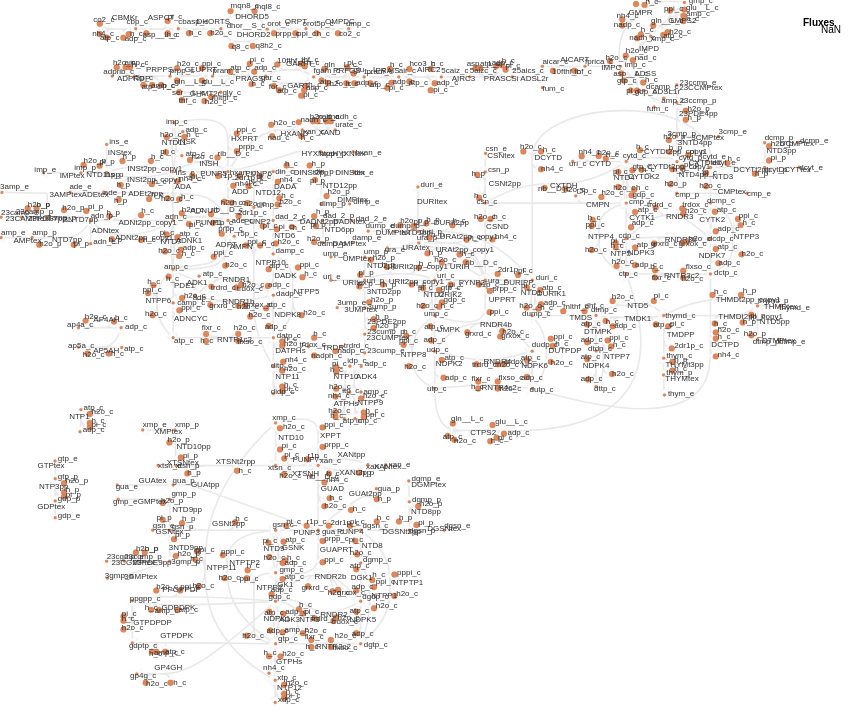

The specification (Vega-Lite) saved for this image:
### Vega specification from a JSON file in a GitHub repository (floating-point values rounded to 4 significant figures; data arrays with more than 128 entries replaced by an {"elided": "..."} marker saying what was removed)
{"$schema": "https://vega.github.io/schema/vega/v5.json", "width": 860, "height": 722.5, "padding": 0, "autosize": "none", "signals": [{"name": "mapMaxX", "value": 800}, {"name": "mapMaxY", "value": 702.5}, {"name": "legendWidth", "value": 40}, {"name": "legendPadding", "value": 20}, {"name": "signalHeight", "value": 20}, {"name": "signalPadding", "value": 0}, {"name": "metaboliteStrokeWidthData", "value": 0.1774}, {"name": "reactionStrokeWidthData", "value": 1.596}, {"name": "arrowHeadStrokeWidthData", "value": 0.08868}, {"name": "metaboliteFill", "value": "#e0885c"}, {"name": "metaboliteStroke", "value": "#a34610"}, {"name": "metaboliteLightFill", "value": "#F0C4AE"}, {"name": "metaboliteLightStroke", "value": "#D1A388"}, {"name": "labelColor", "value": "#333333"}, {"name": "reverseArrowHeadStrokeColor", "value": "#E9E9E9"}, {"name": "reverseArrowHeadFillColor", "value": "#ffffff"}, {"name": "hiddenColor", "value": "#E9E9E9"}, {"name": "Metabolite_labels", "value": true, "bind": {"input": "checkbox"}}, {"name": "Reaction_labels", "value": true, "bind": {"input": "checkbox"}}, {"name": "mapMaxWidth", "update": "width - legendWidth - legendPadding"}, {"name": "mapMaxHeight", "update": "height - signalHeight - signalPadding"}, {"name": "mapSize", "update": "mapMaxX / mapMaxWidth >  mapMaxY / mapMaxHeight ? [mapMaxWidth, mapMaxWidth / mapMaxX * mapMaxY] : [mapMaxHeight / mapMaxY * mapMaxX, mapMaxHeight]"}, {"name": "mapWidth", "update": "mapSize[0]"}, {"name": "mapHeight", "update": "mapSize[1]"}, {"name": "mapX", "update": "(mapMaxWidth - mapWidth)/2"}, {"name": "mapY", "update": "(mapMaxHeight - mapHeight)/2"}, {"name": "xrange", "update": "[mapX, mapWidth + mapX]"}, {"name": "yrange", "update": "[mapY, mapHeight + mapY]"}, {"name": "down", "value": null, "on": [{"events": "touchend", "update": "null"}, {"events": "mousedown, touchstart", "update": "xy()"}]}, {"name": "xcur", "value": null, "on": [{"events": "mousedown, touchstart, touchend", "update": "slice(xdom)"}]}, {"name": "ycur", "value": null, "on": [{"events": "mousedown, touchstart, touchend", "update": "slice(ydom)"}]}, {"name": "delta", "value": [0, 0], "on": [{"events": [{"source": "window", "type": "mousemove", "consume": true, "between": [{"type": "mousedown"}, {"source": "window", "type": "mouseup"}]}, {"type": "touchmove", "consume": true, "filter": "event.touches.length === 1"}], "update": "down ? [down[0]-x(), down[1]-y()] : [0,0]"}]}, {"name": "anchor", "value": [0, 0], "on": [{"events": "wheel", "update": "[invert('positionXScale', x()), invert('positionYScale', y())]"}, {"events": {"type": "touchstart", "filter": "event.touches.length===2"}, "update": "[(xdom[0] + xdom[1]) / 2, (ydom[0] + ydom[1]) / 2]"}]}, {"name": "zoom", "value": 1, "on": [{"events": "wheel!", "force": true, "update": "pow(1.001, event.deltaY * pow(16, event.deltaMode))"}, {"events": {"signal": "dist2"}, "force": true, "update": "dist1 / dist2"}]}, {"name": "dist1", "value": 0, "on": [{"events": {"type": "touchstart", "filter": "event.touches.length===2"}, "update": "pinchDistance(event)"}, {"events": {"signal": "dist2"}, "update": "dist2"}]}, {"name": "dist2", "value": 0, "on": [{"events": {"type": "touchmove", "consume": true, "filter": "event.touches.length===2"}, "update": "pinchDistance(event)"}]}, {"name": "xdom", "update": "slice([0, mapMaxX])", "on": [{"events": {"signal": "delta"}, "update": "[xcur[0] + span(xcur) * delta[0] / mapWidth, xcur[1] + span(xcur) * delta[0] / mapWidth]"}, {"events": {"signal": "zoom"}, "update": "[anchor[0] + (xdom[0] - anchor[0]) * zoom, anchor[0] + (xdom[1] - anchor[0]) * zoom]"}]}, {"name": "ydom", "update": "slice([0, mapMaxY])", "on": [{"events": {"signal": "delta"}, "update": "[ycur[0] + span(ycur) * delta[1] / mapHeight, ycur[1] + span(ycur) * delta[1] / mapHeight]"}, {"events": {"signal": "zoom"}, "update": "[anchor[1] + (ydom[0] - anchor[1]) * zoom, anchor[1] + (ydom[1] - anchor[1]) * zoom]"}]}, {"name": "currentZoom", "update": "(xrange[1] - xrange[0]) / (xdom[1] - xdom[0])"}, {"name": "hover", "value": null, "on": [{"events": "*:mouseover", "update": "item().datum"}, {"events": "*:mouseout", "update": "null"}]}], "data": [{"name": "metabolites", "values": {"elided": "656 records"}}, {"name": "reactionSegmentCoordinates", "values": {"elided": "1309 records"}}, {"name": "reactionArrowHeadCoordinates", "values": {"elided": "940 records"}}, {"name": "reactionLabels", "values": {"elided": "232 records"}}, {"sedmlUri": ["simulation.sedml", "reaction_fluxes"], "name": "reactionFluxes"}, {"name": "metabolitesScaled", "source": "metabolites", "transform": [{"type": "formula", "expr": "datum.biggId + ': ' + datum.name", "as": "idName"}, {"type": "formula", "expr": "scale('positionXScale', datum.x)", "as": "xScaled"}, {"type": "formula", "expr": "scale('positionYScale', datum.y)", "as": "yScaled"}, {"type": "formula", "expr": "datum.size * currentZoom", "as": "sizeScaled"}, {"type": "formula", "expr": "metaboliteStrokeWidthData * currentZoom", "as": "strokeWidthScaled"}, {"type": "formula", "expr": "hover ? (hover.id == datum.id ? metaboliteFill : (indexof(hover.metaboliteIds, datum.id) >= 0 ? metaboliteFill : (indexof(hover.relatedMetaboliteIds, datum.id) >= 0 ? metaboliteLightFill : hiddenColor))) : metaboliteFill", "as": "fill"}, {"type": "formula", "expr": "hover ? (hover.id == datum.id ? metaboliteStroke : (indexof(hover.metaboliteIds, datum.id) >= 0 ? metaboliteStroke : (indexof(hover.relatedMetaboliteIds, datum.id) >= 0 ? metaboliteLightStroke : hiddenColor))) : metaboliteStroke", "as": "stroke"}]}, {"name": "metaboliteLabelsVisibleScaled", "source": "metabolites", "transform": [{"type": "filter", "expr": "Metabolite_labels"}, {"type": "formula", "expr": "scale('positionXScale', datum.labelX)", "as": "labelXScaled"}, {"type": "formula", "expr": "scale('positionYScale', datum.labelY)", "as": "labelYScaled"}, {"type": "formula", "expr": "8 * currentZoom", "as": "fontSizeScaled"}, {"type": "formula", "expr": "hover ? (hover.id == datum.id ? labelColor : (indexof(hover.metaboliteIds, datum.id) >= 0 ? labelColor : (indexof(hover.relatedMetaboliteIds, datum.id) >= 0 ? labelColor : hiddenColor))) : labelColor", "as": "fill"}]}, {"name": "reactionAbsFluxes", "source": "reactionFluxes", "transform": [{"type": "formula", "expr": "datum.values[0]", "as": "flux"}, {"type": "formula", "expr": "abs(datum.flux)", "as": "absFlux"}]}, {"name": "reactionSegmentPathsAndFluxesScaled", "source": "reactionSegmentCoordinates", "transform": [{"type": "lookup", "from": "reactionAbsFluxes", "key": "label", "fields": ["biggId"], "values": ["flux", "absFlux"], "as": ["flux", "absFlux"]}, {"type": "formula", "expr": "datum.biggId + ': ' + datum.name + ' (' + (datum.flux == 0 ? '0' : format(datum.flux / floor(log(datum.absFlux)/LN10), '.3') + ' x 10^' + toString(floor(log(datum.absFlux)/LN10))) + ')'", "as": "idNameFlux"}, {"type": "formula", "expr": "[datum.id]", "as": "reactionIds"}, {"type": "formula", "expr": "scale('positionXScale', datum.x0)", "as": "x0Scaled"}, {"type": "formula", "expr": "scale('positionYScale', datum.y0)", "as": "y0Scaled"}, {"type": "formula", "expr": "scale('positionXScale', datum.x1)", "as": "x1Scaled"}, {"type": "formula", "expr": "scale('positionYScale', datum.y1)", "as": "y1Scaled"}, {"type": "formula", "expr": "scale('positionXScale', datum.x2)", "as": "x2Scaled"}, {"type": "formula", "expr": "scale('positionYScale', datum.y2)", "as": "y2Scaled"}, {"type": "formula", "expr": "scale('positionXScale', datum.x3)", "as": "x3Scaled"}, {"type": "formula", "expr": "scale('positionYScale', datum.y3)", "as": "y3Scaled"}, {"type": "formula", "expr": "datum.type === 'line' ? ('M' + toString(datum.x0Scaled) + ',' + toString(datum.y0Scaled) + 'L' + toString(datum.x1Scaled) + ',' + toString(datum.y1Scaled)) : ('M' + toString(datum.x0Scaled) + ',' + toString(datum.y0Scaled) + 'C' + toString(datum.x1Scaled) + ',' + toString(datum.y1Scaled) + ' ' + toString(datum.x2Scaled) + ',' + toString(datum.y2Scaled) + ' ' + toString(datum.x3Scaled) + ',' + toString(datum.y3Scaled))", "as": "path"}, {"type": "formula", "expr": "reactionStrokeWidthData * currentZoom", "as": "strokeWidthScaled"}, {"type": "formula", "expr": "hover ? (hover.biggId == datum.biggId || indexof(hover.reactionIds, datum.id) >= 0 ? (datum.absFlux != null ? scale('reactionFluxColorScale', datum.absFlux) : hiddenColor) : hiddenColor) : (datum.absFlux != null ? scale('reactionFluxColorScale', datum.absFlux) : hiddenColor)", "as": "stroke"}]}, {"name": "reactionArrowHeadsAndFluxesScaled", "source": "reactionArrowHeadCoordinates", "transform": [{"type": "lookup", "from": "reactionAbsFluxes", "key": "biggId", "fields": ["biggId"], "values": ["flux", "absFlux"], "as": ["flux", "absFlux"]}, {"type": "formula", "expr": "datum.biggId + ': ' + datum.name + ' (' + (datum.flux == 0 ? '0' : format(datum.flux / floor(log(datum.absFlux)/LN10), '.3') + ' x 10^' + toString(floor(log(datum.absFlux)/LN10))) + ')'", "as": "idNameFlux"}, {"type": "formula", "expr": "[datum.id]", "as": "reactionIds"}, {"type": "formula", "expr": "scale('positionXScale', datum.x)", "as": "xScaled"}, {"type": "formula", "expr": "scale('positionYScale', datum.y)", "as": "yScaled"}, {"type": "formula", "expr": "100 * currentZoom", "as": "sizeScaled"}, {"type": "formula", "expr": "hover ? (hover.biggId == datum.biggId || indexof(hover.reactionIds, datum.id) >= 0 ? (((datum.start && datum.flux > 0) || (!datum.start && datum.flux < 0)) ? (datum.absFlux != null ? scale('reactionFluxColorScale', datum.absFlux) : hiddenColor) : reverseArrowHeadFillColor) : hiddenColor) : (((datum.start && datum.flux > 0) || (!datum.start && datum.flux < 0)) ? (datum.absFlux != null ? scale('reactionFluxColorScale', datum.absFlux) : hiddenColor) : reverseArrowHeadFillColor)", "as": "fill"}, {"type": "formula", "expr": "hover ? (hover.biggId == datum.biggId || indexof(hover.reactionIds, datum.id) >= 0 ? (((datum.start && datum.flux > 0) || (!datum.start && datum.flux < 0)) ? null : reverseArrowHeadStrokeColor) : reverseArrowHeadStrokeColor) : (((datum.start && datum.flux > 0) || (!datum.start && datum.flux < 0)) ? null : reverseArrowHeadStrokeColor)", "as": "stroke"}, {"type": "formula", "expr": "arrowHeadStrokeWidthData * 4 * currentZoom", "as": "strokeWidthScaled"}]}, {"name": "reactionLabelsVisibleScaled", "source": "reactionLabels", "transform": [{"type": "filter", "expr": "Reaction_labels"}, {"type": "formula", "expr": "scale('positionXScale', datum.x)", "as": "xScaled"}, {"type": "formula", "expr": "scale('positionYScale', datum.y)", "as": "yScaled"}, {"type": "formula", "expr": "8 * currentZoom", "as": "fontSizeScaled"}, {"type": "formula", "expr": "hover ? (hover.biggId == datum.biggId || indexof(hover.reactionIds, datum.id) >= 0 ? labelColor : hiddenColor) : labelColor", "as": "fill"}]}], "scales": [{"name": "positionXScale", "type": "linear", "domain": {"signal": "xdom"}, "range": {"signal": "xrange"}, "zero": false}, {"name": "positionYScale", "type": "linear", "domain": {"signal": "ydom"}, "range": {"signal": "yrange"}, "zero": false}, {"name": "reactionFluxColorScale", "type": "quantize", "domain": {"data": "reactionAbsFluxes", "field": "absFlux"}, "range": {"scheme": "viridis", "count": 100}}], "marks": [{"name": "Reactions", "type": "path", "from": {"data": "reactionSegmentPathsAndFluxesScaled"}, "encode": {"enter": {"tooltip": {"field": "idNameFlux"}}, "update": {"path": {"field": "path"}, "stroke": {"field": "stroke"}, "strokeWidth": {"field": "strokeWidthScaled"}}}}, {"name": "ReactionsArrowHeads", "type": "symbol", "from": {"data": "reactionArrowHeadsAndFluxesScaled"}, "encode": {"enter": {"shape": {"value": "triangle"}, "angle": {"field": "angle"}, "tooltip": {"field": "idNameFlux"}}, "update": {"x": {"field": "xScaled"}, "y": {"field": "yScaled"}, "size": {"field": "sizeScaled"}, "fill": {"field": "fill"}, "stroke": {"field": "stroke"}, "strokeWidth": {"field": "strokeWidthScaled"}}}}, {"name": "Metabolites", "type": "symbol", "from": {"data": "metabolitesScaled"}, "interactive": true, "encode": {"enter": {"shape": {"value": "circle"}, "tooltip": {"field": "idName"}}, "update": {"xc": {"field": "xScaled"}, "yc": {"field": "yScaled"}, "size": {"field": "sizeScaled"}, "fill": {"field": "fill"}, "stroke": {"field": "stroke"}, "strokeWidth": {"field": "strokeWidthScaled"}}}}, {"name": "Metabolites labels", "type": "text", "from": {"data": "metaboliteLabelsVisibleScaled"}, "encode": {"enter": {"text": {"field": "biggId"}, "align": {"value": "left"}}, "update": {"x": {"field": "labelXScaled"}, "y": {"field": "labelYScaled"}, "fontSize": {"field": "fontSizeScaled"}, "fill": {"field": "fill"}}}}, {"name": "Reaction labels", "type": "text", "from": {"data": "reactionLabelsVisibleScaled"}, "encode": {"enter": {"text": {"field": "biggId"}, "align": {"value": "left"}}, "update": {"x": {"field": "xScaled"}, "y": {"field": "yScaled"}, "fontSize": {"field": "fontSizeScaled"}, "fill": {"field": "fill"}}}}], "legends": [{"fill": "reactionFluxColorScale", "type": "gradient", "title": "Fluxes", "titleFontSize": 10, "titlePadding": 2, "titleAlign": "left", "orient": "top-right", "direction": "vertical"}]}
